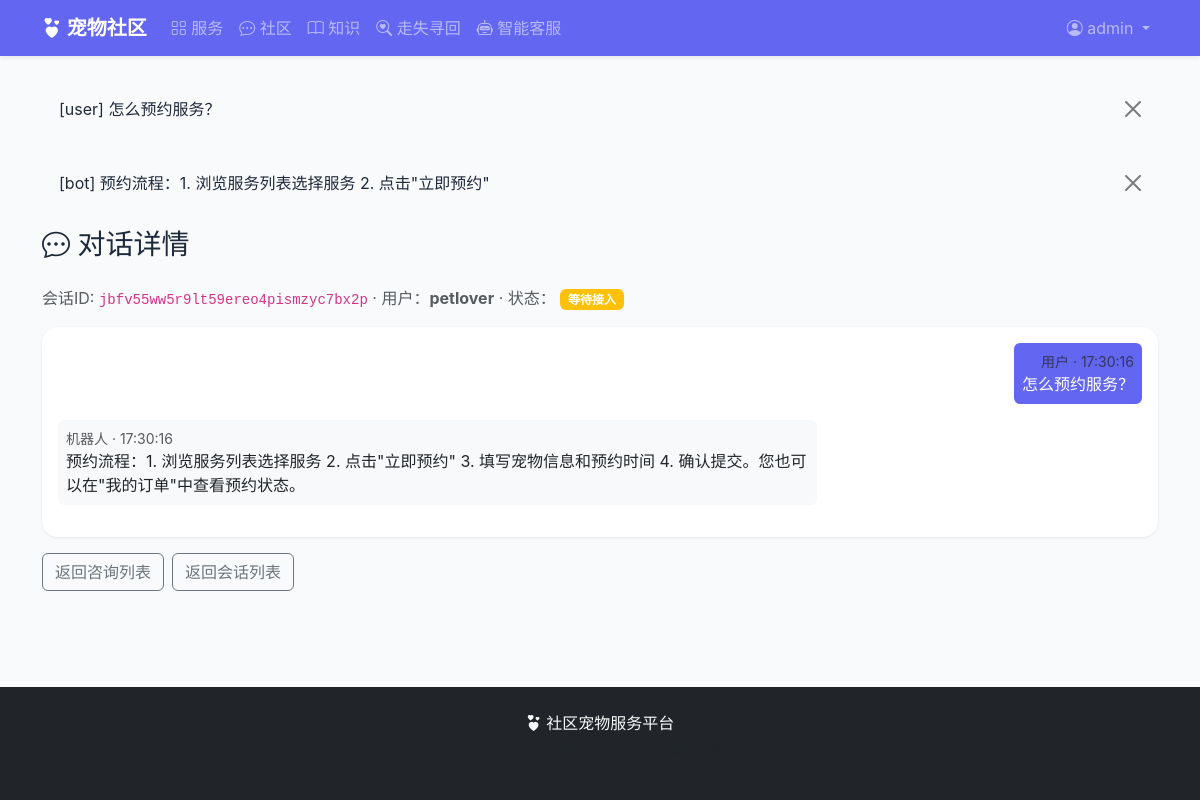
Page /chatbot/admin/chats/jbfv55ww5r9lt59ereo4pismzyc7bx2p/ (signed in) on the committed database.
### accounts/models.py (models this page shows, shortened)
class User(AbstractUser):
    ROLE_CHOICES = (
        ('owner', '宠物主人'),
        ('provider', '服务商家'),
        ('admin', '系统管理员'),
    )
    role = models.CharField('角色', max_length=10, choices=ROLE_CHOICES, default='owner')
    phone = models.CharField('手机号', max_length=11, blank=True)
    avatar = models.ImageField('头像', upload_to='avatars/', blank=True)
    address = models.CharField('地址', max_length=200, blank=True)
    bio = models.TextField('个人简介', max_length=500, blank=True)
    created_at = models.DateTimeField('注册时间', auto_now_add=True)
    class Meta:
        verbose_name = '用户'
        verbose_name_plural = '用户'
    @property
    def is_provider(self):
        return self.role == 'provider'
    @property
    def is_admin_role(self):
        return self.role == 'admin'

### chatbot/models.py (models this page shows)
class ChatMessage(models.Model):
    ROLE_CHOICES = (
        ('user', '用户'),
        ('bot', '机器人'),
        ('agent', '人工客服'),
    )
    session_key = models.CharField('会话标识', max_length=64, db_index=True)
    user = models.ForeignKey(settings.AUTH_USER_MODEL, on_delete=models.CASCADE,
                             null=True, blank=True, related_name='chat_messages', verbose_name='用户')
    role = models.CharField('角色', max_length=10, choices=ROLE_CHOICES)
    content = models.TextField('内容')
    created_at = models.DateTimeField('发送时间', auto_now_add=True)
    class Meta:
        verbose_name = '对话记录'
        verbose_name_plural = '对话记录'
        ordering = ['created_at']
    def __str__(self):
        return f'[{self.role}] {self.content[:30]}'

class ManualRequest(models.Model):
    STATUS_CHOICES = (
        ('pending', '等待接入'),
        ('active', '咨询中'),
        ('closed', '已结束'),
    )
    user = models.ForeignKey(settings.AUTH_USER_MODEL, on_delete=models.CASCADE,
                             related_name='manual_requests', verbose_name='用户')
    session_key = models.CharField('会话标识', max_length=64)
    status = models.CharField('状态', max_length=10, choices=STATUS_CHOICES, default='pending')
    created_at = models.DateTimeField('发起时间', auto_now_add=True)
    closed_at = models.DateTimeField('结束时间', null=True, blank=True)
    class Meta:
        verbose_name = '人工咨询'
        verbose_name_plural = '人工咨询'
        ordering = ['-created_at']

### chatbot/views.py (the view)
# urls.py: path('admin/chats/<str:session_key>/', views.admin_chat_detail, name='admin_chat_detail'),
@login_required
def admin_chat_detail(request, session_key):
    if not request.user.is_admin_role:
        messages.error(request, '仅管理员可访问')
        return redirect('index')
    msgs = ChatMessage.objects.filter(session_key=session_key).order_by('created_at')
    manual_req = ManualRequest.objects.filter(session_key=session_key).first()
    return render(request, 'chatbot/admin_chat_detail.html', {
        'messages': msgs,
        'session_key': session_key,
        'manual_req': manual_req,
    })

### templates/chatbot/admin_chat_detail.html (shortened to what this page needs)
{% extends 'base.html' %}
{% block content %}
<h3 class="mb-4"><i class="bi bi-chat-dots"></i> 对话详情</h3>
<p class="text-muted">会话ID: <code>{{ session_key }}</code>
    {% if manual_req %}
        · 用户：<strong>{{ manual_req.user.username }}</strong>
        · 状态：
        {% if manual_req.status == 'active' %}<span class="badge bg-success">咨询中</span>
        {% elif manual_req.status == 'pending' %}<span class="badge bg-warning">等待接入</span>
        {% else %}<span class="badge bg-secondary">已结束</span>{% endif %}
    {% endif %}
</p>
<div class="card">
    <div class="card-body" style="max-height:500px;overflow-y:auto" id="chatBox">
        {% for msg in messages %}
        <div class="mb-3 {% if msg.role == 'user' %}text-end{% endif %}">
            <div class="d-inline-block p-2 rounded {% if msg.role == 'user' %}bg-primary text-white{% elif msg.role == 'bot' %}bg-light{% else %}bg-warning bg-opacity-25{% endif %}" style="max-width:70%">
                <small class="text-muted d-block">
                    {% if msg.role == 'user' %}用户{% elif msg.role == 'bot' %}机器人{% else %}人工客服{% endif %}
                    · {{ msg.created_at|date:"H:i:s" }}
                </small>
                {{ msg.content }}
            </div>
        </div>
        {% empty %}
        <p class="text-center text-muted">暂无对话记录</p>
        {% endfor %}
    </div>
</div>
<div class="mt-3 d-flex gap-2">
    <a href="{% url 'chatbot:admin_manual' %}" class="btn btn-outline-secondary">返回咨询列表</a>
    <a href="{% url 'chatbot:admin_chats' %}" class="btn btn-outline-secondary">返回会话列表</a>
</div>
{% endblock %}

### templates/base.html (shortened to what this page needs)
{% load static %}
<!DOCTYPE html>
<html lang="zh-CN">
<head>
    <link href="{% static 'css/bootstrap.min.css' %}" rel="stylesheet">
    <link href="{% static 'css/bootstrap-icons.css' %}" rel="stylesheet">
    <link href="{% static 'css/style.css' %}" rel="stylesheet">
</head>
<body>
<nav class="navbar navbar-expand-lg navbar-dark bg-primary sticky-top shadow-sm">
    <div class="container">
        <a class="navbar-brand fw-bold" href="{% url 'index' %}">
            <i class="bi bi-hearts"></i> 宠物社区
        </a>
        <div class="collapse navbar-collapse" id="navMain">
            <ul class="navbar-nav me-auto">
                <li class="nav-item">
                    <a class="nav-link" href="{% url 'services:service_list' %}"><i class="bi bi-grid"></i> 服务</a>
                </li>
                <li class="nav-item">
                    <a class="nav-link" href="{% url 'community:post_list' %}"><i class="bi bi-chat-dots"></i> 社区</a>
                </li>
                <li class="nav-item">
                    <a class="nav-link" href="{% url 'knowledge:article_list' %}"><i class="bi bi-book"></i> 知识</a>
                </li>
                <li class="nav-item">
                    <a class="nav-link" href="{% url 'community:lost_list' %}"><i class="bi bi-search-heart"></i> 走失寻回</a>
                </li>
                <li class="nav-item">
                    <a class="nav-link" href="{% url 'chatbot:chat' %}"><i class="bi bi-robot"></i> 智能客服</a>
                </li>
            </ul>
            <ul class="navbar-nav">
                {% if user.is_authenticated %}
                <li class="nav-item dropdown">
                    <a class="nav-link dropdown-toggle" href="#" data-bs-toggle="dropdown">
                        <i class="bi bi-person-circle"></i> {{ user.username }}
                    </a>
                </li>
                {% else %}
                <li class="nav-item"><a class="nav-link" href="{% url 'accounts:login' %}">登录</a></li>
                <li class="nav-item"><a class="nav-link" href="{% url 'accounts:register' %}">注册</a></li>
                {% endif %}
            </ul>
        </div>
    </div>
</nav>
<main class="container py-4">
    {% if messages %}
    {% for msg in messages %}
    <div class="alert alert-{{ msg.tags }} alert-dismissible fade show">
        {{ msg }}
        <button type="button" class="btn-close" data-bs-dismiss="alert"></button>
    </div>
    {% endfor %}
    {% endif %}
    {% block content %}{% endblock %}
</main>
<footer class="bg-dark text-light py-4 mt-5">
    <div class="container text-center">
        <p class="mb-1"><i class="bi bi-hearts"></i> 社区宠物服务平台</p>
        <p class="text-muted small">基于Python/Django开发 · 毕业设计项目</p>
    </div>
</footer>
</body>
</html>

### static/css/style.css (style rules this page uses)
:root { --primary: #6366f1; --primary-dark: #4f46e5; --secondary: #ec4899; --accent: #f59e0b; --bg-light: #faf5ff; }
body { font-family: -apple-system, BlinkMacSystemFont, "Segoe UI", "PingFang SC", "Hiragino Sans GB", "Microsoft YaHei", sans-serif; background-color: #f8fafc; color: #1e293b; min-height: 100vh; display: flex; flex-direction: column; }
main { flex: 1; }
.bg-primary { background-color: var(--primary) !important; }
.card { border: none; border-radius: 1rem; box-shadow: 0 1px 3px rgba(0,0,0,0.08); transition: transform 0.2s, box-shadow 0.2s; overflow: hidden; }

### rows in the picture
User: username "admin"
ChatMessage: role+content "[user] 怎么预约服务？", shows "用户", created_at "17:30:16", content "怎么预约服务？"
ChatMessage: role+content "[bot] 预约流程：1. 浏览服务列表选择服务 2. 点击\"立即预约\"", shows "机器人", created_at "17:30:16", content "预约流程：1. 浏览服务列表选择服务 2. 点击\"立即预约\" 3. 填写宠物信息和预约时间 4. 确认提交。您也可以在\"我的订单\"中查看预约状态。"
ManualRequest: user.username "petlover"

### other values in the picture
{{ session_key }} "jbfv55ww5r9lt59ereo4pismzyc7bx2p"
